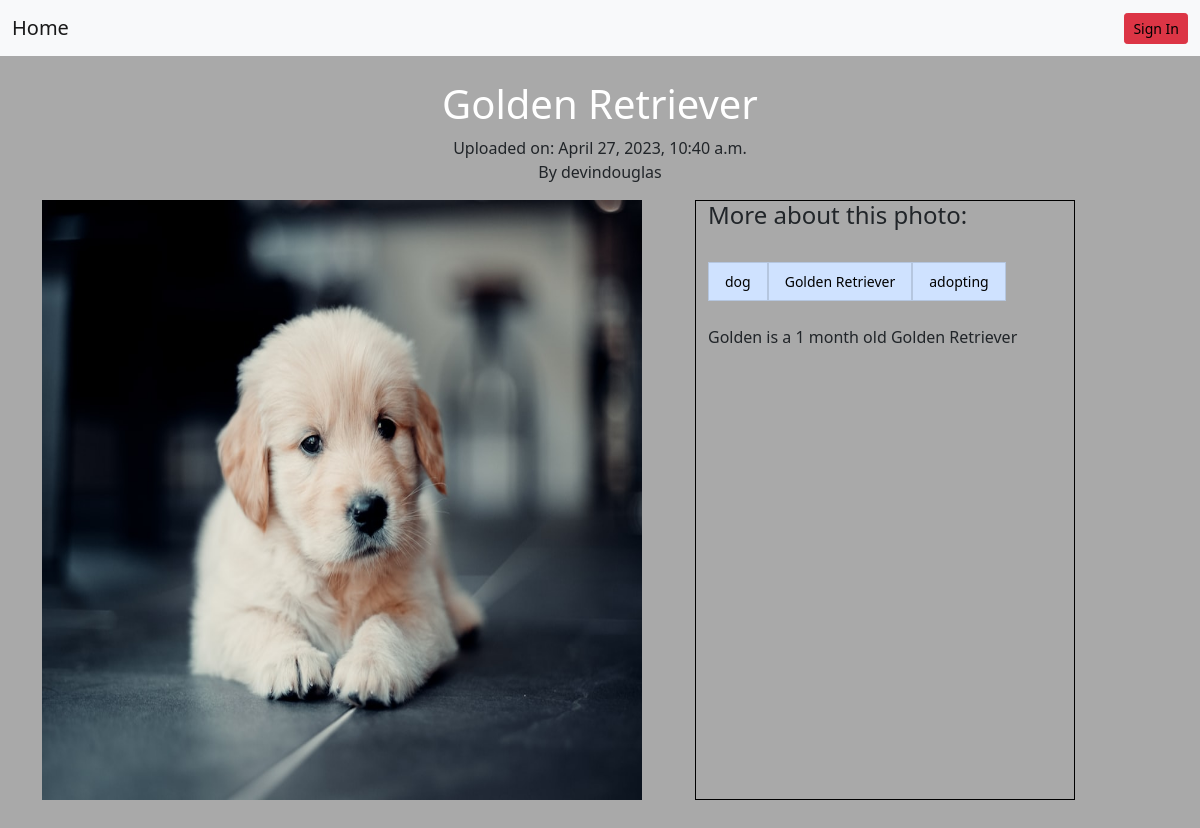
Page /photo/13/ on the earlier database version.
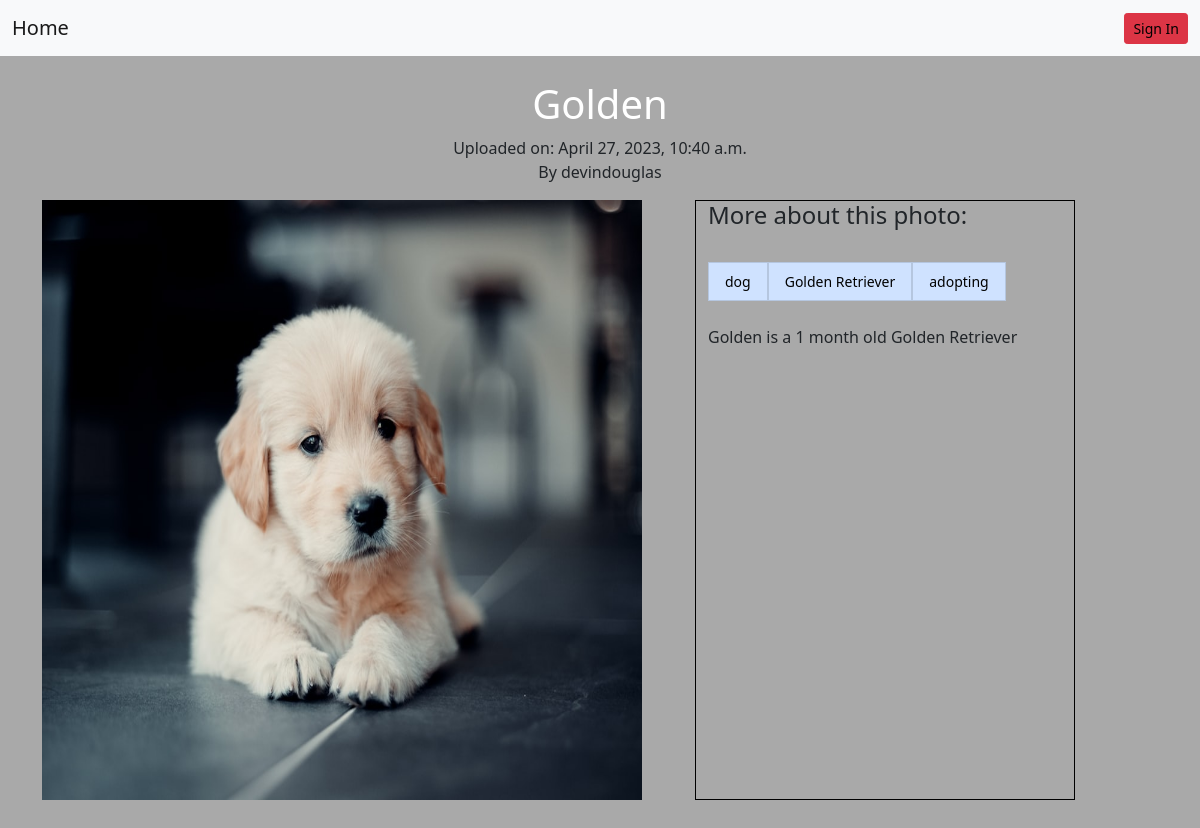
Same page on the later database version.
### photoapp/models.py (models this page shows, shortened)
class Photo(models.Model):
    title = models.CharField(max_length=45)
    description = models.CharField(max_length=250)
    created = models.DateTimeField(auto_now_add=True)
    image = models.ImageField(upload_to='photos/')
    submitter = models.ForeignKey(get_user_model(), on_delete=models.CASCADE)
    tags = TaggableManager()

### photoapp/views.py (the view)
# urls.py: path('photo/<int:pk>/', PhotoDetailView.as_view(), name='detail'),
class PhotoDetailView(DetailView):
    model = Photo
    template_name = 'photoapp/detail.html'
    context_object_name = 'photo'

### photoapp/templates/photoapp/detail.html (shortened to what this page needs)
{% extends 'base.html' %}
{% block body %}
<div class="mx-auto">
  <h1 class="text-center">{{ photo.title }}</h1>
  <p class="text-center fw-light">Uploaded on: {{photo.created}} <br> By {{photo.submitter.username}}</p>
</div>
<div class="row pb-5">
  <div class="col-md-7">
    <img src="{{photo.image.url}}" alt="" width="600px" height="600px" />
  </div>
  <div class="col-md-4" style="border: 1px solid black;">
    <h4>More about this photo:</h4>
    <ul class="list-group list-group-horizontal-lg list-unstyled py-4">
      {% for tag in photo.tags.all %}
        <li><a href="{% url 'photo:tag' tag.slug %}" class="btn btn-sm list-group-item list-group-item-primary">{{tag.name}}</a></li>
      {% endfor %}
    </ul>
    <p>{{ photo.description }}</p>
  </div>
</div>
{% endblock body %}

Differences in the rows shown:
changed Photo "devindouglas": title "Golden Retriever" → "Golden"
